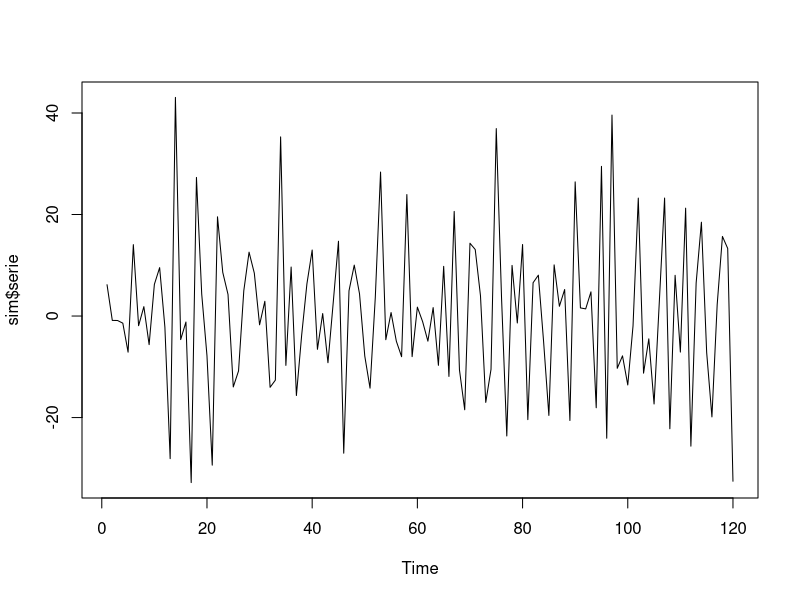
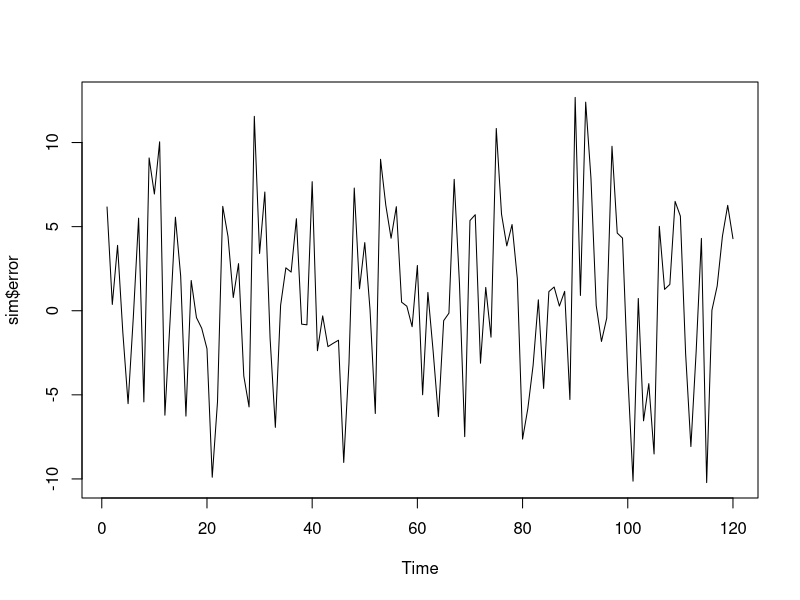
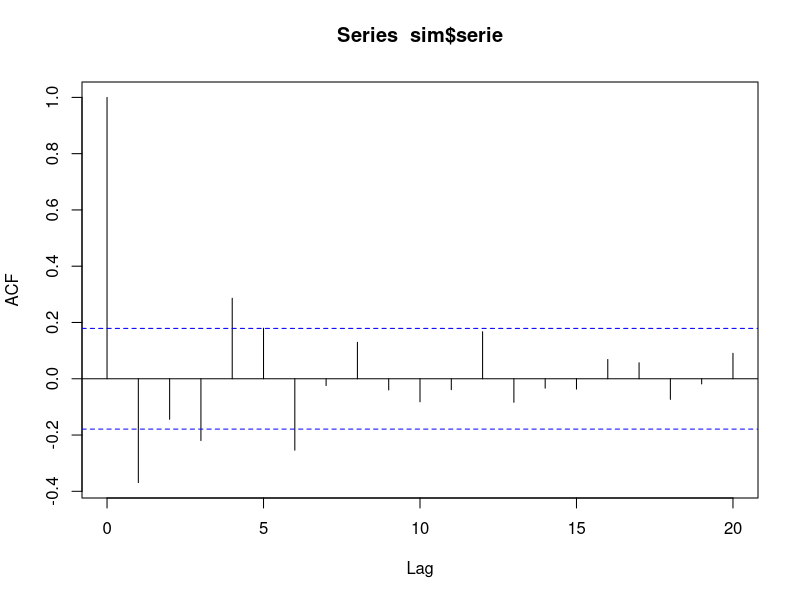
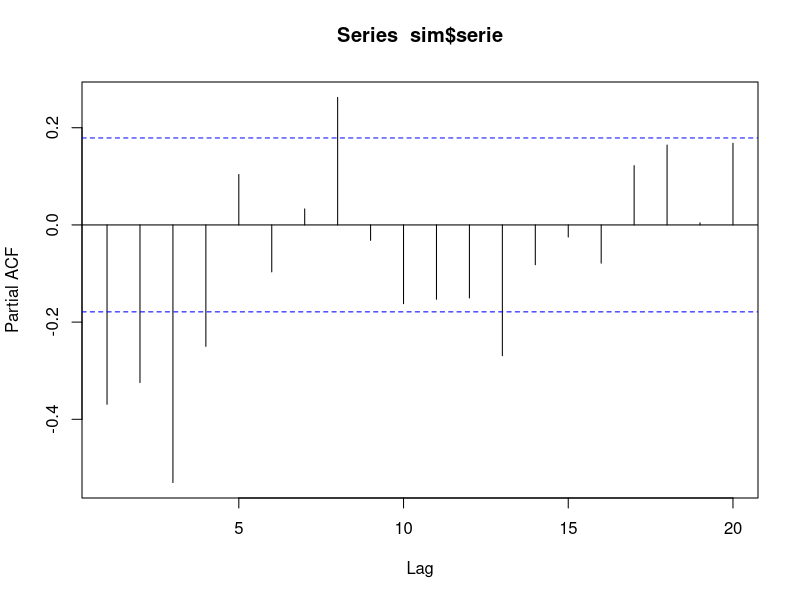

Write R code to recreate these figures, in order.
setwd("/media/romulo/Windows/Agenda/UFPR/Estatística/Laboratórios/codigo")

sarima.sim = function(n = 1,
                      ar = NULL,
                      sar = NULL,
                      ma = NULL,
                      sma = NULL,
                      D = 0,
                      d = 0,
                      s = 1,
                      sigma2 = 1,
                      delta = 0){

# defaults
#n = 1
#ar = NULL
#sar = NULL
#ma = NULL
#sma = NULL
#D = 0
#d = 0
#s = 1
#sigma2 = 1
#delta = 0

# entradas
#n = 60
#ar = c(-0.2962)
#ar = c(-0.9)
#sar = c(0.82,0.26)
#sar = c(0.82)
#ma = c(0.76,0.49)
#ma = c(0.2)
#sma = c(-1.9306,1.3063,-0.2875)
#sma = c(-0.2875)
#D = 3
#d = 1
#s = 4
#sigma2 = 160
#delta = 300

# Transformação para formato de lista dos parâmetros ar, sar, ma e sma
l = list(c(1,0))
if (!(is.null(ar))){
  for (i in 1:length(ar)){
    l = append(l,list(c(-ar[i],i)))
  }
}
ar = l

l = list(c(1,0))
if (!(is.null(sar))){
  for (i in 1:length(sar)){
    l = append(l,list(c(-sar[i],i*s)))
  }
}
sar = l

l = list(c(1,0))
if (!(is.null(ma))){
  for (i in 1:length(ma)){
    l = append(l,list(c(-ma[i],i)))
  }
}
ma = l

l = list(c(1,0))
if (!(is.null(sma))){
  for (i in 1:length(sma)){
    l = append(l,list(c(-sma[i],i*s)))
  }
}
sma = l

l = list(c(1,0))
if (d > 0){
  for (i in 1:d){
    l = append(l,list(c(((-1)^i)*((factorial(d))/(factorial(i)*factorial(d - i))),i)))
  }
}
reg_dif = l

l = list(c(1,0))
if (D > 0){
  for (i in 1:D){
    l = append(l,list(c(((-1)^i)*((factorial(D))/(factorial(i)*factorial(D - i))),i*s)))
  }
}
saz_dif = l

# 1st operação: produto de polinômios

ar
sar
ar_sar = list()
for(i in 1:length(ar)){
  for(j in 1:length(sar)){
    ar_sar = append(ar_sar,list(c(ar[[i]][1] * sar[[j]][1], ar[[i]][2] + sar[[j]][2])))
  }
}
ar_sar

ar_sar
saz_dif
ar_sar_D = list()
for(i in 1:length(ar_sar)){
  for(j in 1:length(saz_dif)){
    ar_sar_D = append(ar_sar_D,list(c(ar_sar[[i]][1] * saz_dif[[j]][1], ar_sar[[i]][2] + saz_dif[[j]][2])))
  }
}
ar_sar_D

ar_sar_D
reg_dif
ar_sar_D_d = list()
for(i in 1:length(ar_sar_D)){
  for(j in 1:length(reg_dif)){
    ar_sar_D_d = append(ar_sar_D_d,list(c(ar_sar_D[[i]][1] * reg_dif[[j]][1], ar_sar_D[[i]][2] + reg_dif[[j]][2])))
  }
}
ar_sar_D_d

ma
sma
ma_sma = list()
for(i in 1:length(ma)){
  for(j in 1:length(sma)){
    ma_sma = append(ma_sma,list(c(ma[[i]][1] * sma[[j]][1], ma[[i]][2] + sma[[j]][2])))
  }
}
ma_sma

# 2nd operação: soma associativa
v = NULL
for (i in 1:length(ar_sar_D_d)){
  v = append(v,ar_sar_D_d[[i]][2])  
}
values_z = as.integer(names(table(v)))

lozl = list()
k = 1
for (i in values_z){
  soma = 0
  for (j in 1:length(ar_sar_D_d)){
    if (ar_sar_D_d[[j]][2] == as.numeric(i)){
      soma = soma + ar_sar_D_d[[j]][1]
    }
  }
  lozl = append(lozl,list(c(soma,i)))
  k = k + 1
}
lozl

v = NULL
for (i in 1:length(ma_sma)){
  v = append(v,ma_sma[[i]][2])  
}
values_e = as.integer(names(table(v)))

loe = list()
k = 1
for (i in values_e){
  soma = 0
  for (j in 1:length(ma_sma)){
    if (ma_sma[[j]][2] == as.numeric(i)){
      soma = soma + ma_sma[[j]][1]
    }
  }
  loe = append(loe,list(c(soma,i)))
  k = k + 1
}
loe

# 3rd operação: isolar z_t à esquerda da equação
lozr = list()
if (length(lozl) > 1){
  for (i in 2:length(lozl)){
    lozr = append(lozr,list(lozl[[i]]))
    lozr[[i - 1]][1] = -lozr[[i - 1]][1]
  }
}
lozr

# 4th operação: gerar valores aleatórios
rand = rnorm(n, mean = 0, sd = sqrt(sigma2))
limit = max(max(values_z),max(values_e)) + 1
serie = rep(delta,limit)
error = rep(0,limit)

for (i in 1:n){
  z = delta
  if (length(lozr) > 0){  # verificando se há parte ar
    for (j in 1:length(lozr)){
      z = z + lozr[[j]][1]*serie[length(serie) - as.integer(lozr[[j]][2]) + 1]
    }
  }
  for (j in 1:length(loe)){
    if (as.integer(loe[[j]][2]) == 0){
      z = z + loe[[j]][1]*rand[i]
    }else{
      z = z + loe[[j]][1]*error[length(error) - as.integer(loe[[j]][2])]
    }
  }
  serie = append(serie,z)
  error = append(error,rand[i])
}

serie = serie[seq(limit + 1,length(serie))]
error = error[seq(limit + 1,length(error))]

out = list(ts(serie),ts(error))
names(out) = c("serie","error")

return(out)
}


sim = sarima.sim(n = 120,
                 ar = -0.2,
                 ma = 0.8,
                 sma = c(-1.93),
                 sar = c(0.2),
                 D = ,
                 s = 4,
                 sigma2 = 25
                 #delta = 0
                 )
plot(sim$serie)
#lines(1:n,sim$serie)
plot(sim$error)
#lines(1:n,sim$error)

# Ajuste de verificação
fit = arima(sim$serie,order = c(0,0,0),seasonal = list(order=c(0,0,0)));fit
#fit = arima(serie,order = c(1,0,0));fit
acf(sim$serie)
pacf(sim$serie)
